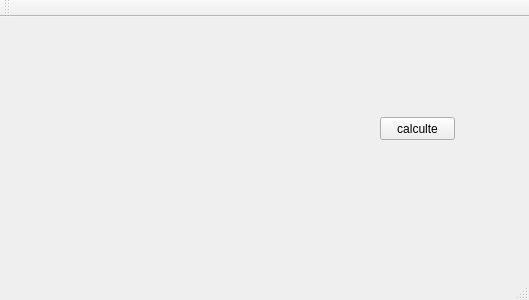
<?xml version="1.0" encoding="UTF-8"?>
<ui version="4.0">
 <class>MainWindow</class>
 <widget class="QMainWindow" name="MainWindow">
  <property name="geometry">
   <rect>
    <x>0</x>
    <y>0</y>
    <width>529</width>
    <height>300</height>
   </rect>
  </property>
  <property name="windowTitle">
   <string>MainWindow</string>
  </property>
  <widget class="QWidget" name="centralWidget">
   <widget class="QPushButton" name="calButton">
    <property name="geometry">
     <rect>
      <x>380</x>
      <y>100</y>
      <width>75</width>
      <height>23</height>
     </rect>
    </property>
    <property name="text">
     <string>calculte</string>
    </property>
   </widget>
   <widget class="QWidget" name="layoutWidget">
    <property name="geometry">
     <rect>
      <x>41</x>
      <y>60</y>
      <width>437</width>
      <height>22</height>
     </rect>
    </property>
    <layout class="QHBoxLayout" name="horizontalLayout">
     <item>
      <widget class="QLineEdit" name="firstVar"/>
     </item>
     <item>
      <widget class="QComboBox" name="CalcomboBox">
       <item>
        <property name="text">
         <string>+</string>
        </property>
       </item>
       <item>
        <property name="text">
         <string>-</string>
        </property>
       </item>
       <item>
        <property name="text">
         <string>*</string>
        </property>
       </item>
       <item>
        <property name="text">
         <string>/</string>
        </property>
       </item>
      </widget>
     </item>
     <item>
      <widget class="QLineEdit" name="secondVar"/>
     </item>
     <item>
      <widget class="QLabel" name="label">
       <property name="text">
        <string>=</string>
       </property>
       <property name="textFormat">
        <enum>Qt::PlainText</enum>
       </property>
      </widget>
     </item>
     <item>
      <widget class="QLineEdit" name="output"/>
     </item>
    </layout>
   </widget>
  </widget>
  <widget class="QMenuBar" name="menuBar">
   <property name="geometry">
    <rect>
     <x>0</x>
     <y>0</y>
     <width>529</width>
     <height>23</height>
    </rect>
   </property>
  </widget>
  <widget class="QToolBar" name="mainToolBar">
   <attribute name="toolBarArea">
    <enum>TopToolBarArea</enum>
   </attribute>
   <attribute name="toolBarBreak">
    <bool>false</bool>
   </attribute>
  </widget>
  <widget class="QStatusBar" name="statusBar"/>
 </widget>
 <layoutdefault spacing="6" margin="11"/>
 <resources/>
 <connections/>
</ui>
